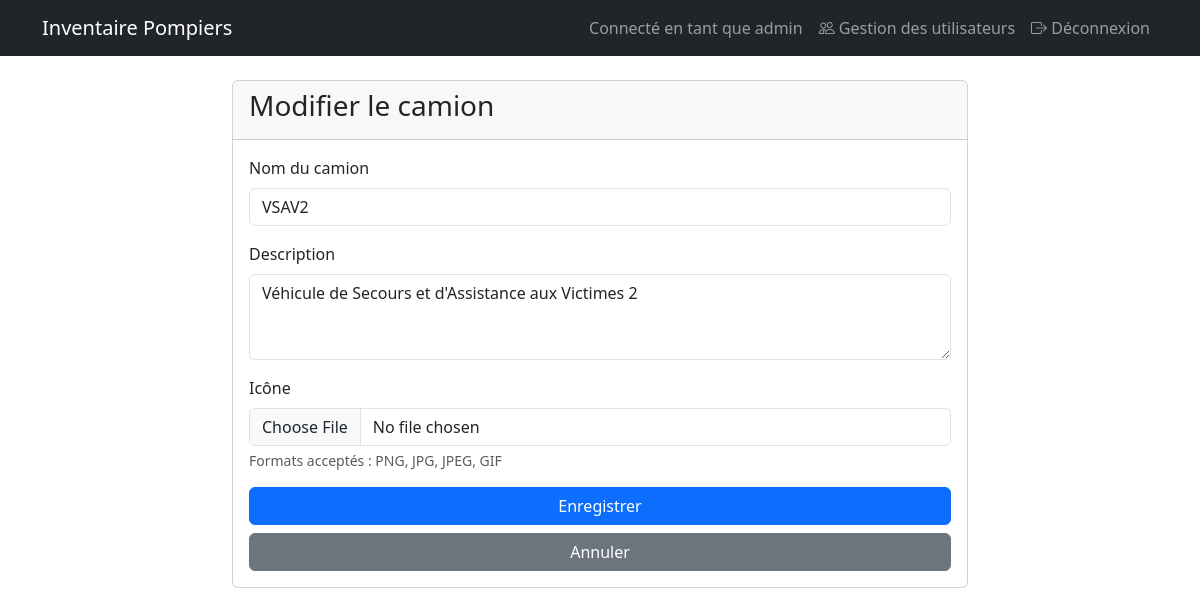
/modifier_camion/2 (signed in), run on the app's committed database.
### app.py (models this page shows, shortened)
class User(UserMixin, db.Model):
    id = db.Column(db.Integer, primary_key=True)
    username = db.Column(db.String(80), unique=True, nullable=False)
    password_hash = db.Column(db.String(120), nullable=False)
    is_admin = db.Column(db.Boolean, default=False)
    camions_access = db.relationship('UserCamionAccess', backref='user', lazy=True)

class Camion(db.Model):
    id = db.Column(db.Integer, primary_key=True)
    nom = db.Column(db.String(80), unique=True, nullable=False)
    description = db.Column(db.Text)
    icon_path = db.Column(db.String(255))
    materiels = db.relationship('Materiel', backref='camion', lazy=True)
    user_access = db.relationship('UserCamionAccess', backref='camion', lazy=True)

### app.py (the view, shortened to what this page needs)
@app.route('/modifier_camion/<int:camion_id>', methods=['GET', 'POST'])
@login_required
def modifier_camion(camion_id):
    if not current_user.is_admin:
        flash('Permission refusée')
        return redirect(url_for('liste_camions'))
    camion = Camion.query.get_or_404(camion_id)
    return render_template('modifier_camion.html', camion=camion)

### app.py (called while the page is built)
@login_manager.user_loader
def load_user(user_id):
    return User.query.get(int(user_id))

### templates/modifier_camion.html (shortened to what this page needs)
{% extends "base.html" %}
{% block content %}
<div class="row justify-content-center">
    <div class="col-md-8">
        <div class="card">
            <div class="card-header">
                <h3>Modifier le camion</h3>
            </div>
            <div class="card-body">
                <form method="POST" enctype="multipart/form-data">
                    <div class="mb-3">
                        <label for="nom" class="form-label">Nom du camion</label>
                        <input type="text" class="form-control" id="nom" name="nom" value="{{ camion.nom }}" required>
                    </div>
                    <div class="mb-3">
                        <label for="description" class="form-label">Description</label>
                        <textarea class="form-control" id="description" name="description" rows="3">{{ camion.description }}</textarea>
                    </div>
                    <div class="mb-3">
                        <label for="icon" class="form-label">Icône</label>
                        <input type="file" class="form-control" id="icon" name="icon" accept="image/*">
                        <div class="form-text">Formats acceptés : PNG, JPG, JPEG, GIF</div>
                    </div>
                    <div class="d-grid gap-2">
                        <button type="submit" class="btn btn-primary">Enregistrer</button>
                        <a href="{{ url_for('liste_camions') }}" class="btn btn-secondary">Annuler</a>
                    </div>
                </form>
            </div>
        </div>
    </div>
</div>
{% endblock %}

### templates/base.html (shortened to what this page needs)
<!DOCTYPE html>
<html lang="fr">
<head>
    <link href="https://cdn.jsdelivr.net/npm/bootstrap@5.3.0/dist/css/bootstrap.min.css" rel="stylesheet">
    <link href="https://cdn.jsdelivr.net/npm/bootstrap-icons@1.11.1/font/bootstrap-icons.css" rel="stylesheet">
    <link href="https://cdn.datatables.net/1.13.7/css/dataTables.bootstrap5.min.css" rel="stylesheet">
    <link href="https://cdn.datatables.net/buttons/2.4.2/css/buttons.bootstrap5.min.css" rel="stylesheet">
</head>
<body>
    <nav class="navbar navbar-expand-lg navbar-dark bg-dark">
        <div class="container">
            <a class="navbar-brand" href="{{ url_for('liste_camions') }}">Inventaire Pompiers</a>
            <div class="navbar-nav ms-auto">
                {% if current_user.is_authenticated %}
                    <span class="nav-item nav-link">Connecté en tant que {{ current_user.username }}</span>
                    {% if current_user.is_admin %}
                    <a class="nav-item nav-link" href="{{ url_for('gestion_utilisateurs') }}">
                        <i class="bi bi-people"></i> Gestion des utilisateurs
                    </a>
                    {% endif %}
                    <a class="nav-item nav-link" href="{{ url_for('logout') }}">
                        <i class="bi bi-box-arrow-right"></i> Déconnexion
                    </a>
                {% endif %}
            </div>
        </div>
    </nav>
    <div class="container mt-4">
        {% block content %}{% endblock %}
    </div>
</body>
</html>

### data on the page
User: username "admin"
Camion: nom "VSAV2", description "Véhicule de Secours et d'Assistance aux Victimes 2"
